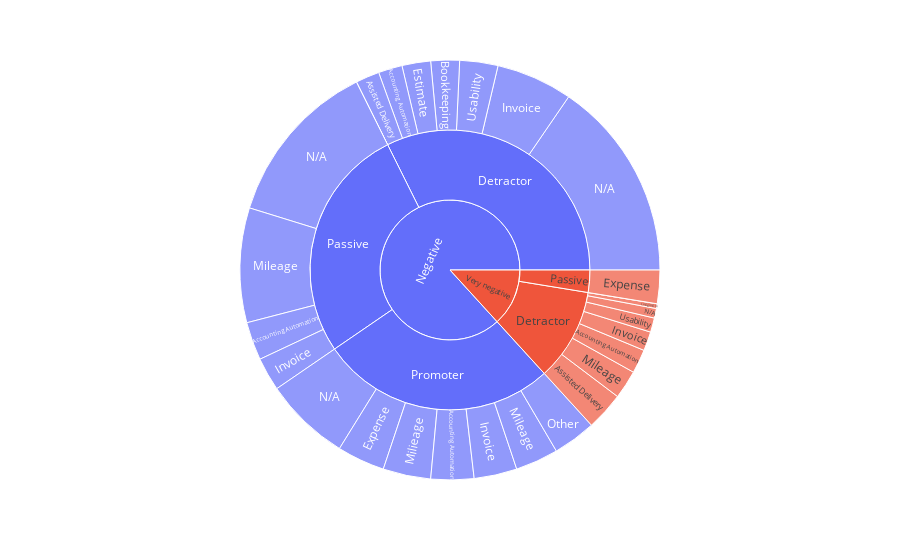

Notebook code cell kept with this figure:
### Code cell
import plotly.express as px
import pandas as pd
prs = ["Detractor","Detractor","Detractor","Passive","Passive","Detractor","Passive","Promoter","Detractor","Detractor","Passive","Detractor","Detractor","Detractor","Detractor","Detractor","Passive","Promoter","Detractor","Detractor","Detractor","Passive","Detractor","Detractor","Detractor","Promoter","Promoter","Passive","Detractor","Detractor","Detractor","Promoter","Passive","Detractor","Detractor","Promoter","Promoter","Detractor","Detractor","Passive","Promoter","Detractor","Detractor","Passive","Detractor","Detractor","Detractor","Detractor","Detractor","Detractor","Passive","Detractor","Detractor","Detractor","Detractor","Detractor","Detractor","Detractor","Detractor","Detractor","Detractor","Detractor"]
topics = ["N/A","Subscription","Subscription","Mileage","N/A","N/A","Accounting Automation","Other","Invoice","Invoice","N/A","N/A","N/A","N/A","Usability","N/A","Mileage","Invoice","N/A","N/A","Accounting Automation","Invoice","Accounting Automation","Accounting Automation","Accounting Automation","Expense","Mileage","Mileage","N/A","Estimate","Estimate","N/A","N/A","Bookkeeping","N/A","Accounting Automation","N/A","Invoice","Assisted Delivery","N/A","Milieage","Logging In","N/A","N/A","Usability","N/A","N/A","Logging In","Usability","N/A","Expense","Accounting Automation","Assisted Delivery","Invoice","N/A","Mileage","Accounting Automation","Assisted Delivery","Subscription","N/A","Mileage","Invoice"]
sentiment = ["Negative","Negative","Negative","Negative","Negative","Negative","Negative","Negative","Negative","Negative","Negative","Negative","Negative","Negative","Negative","Negative","Negative","Negative","Negative","Negative","Negative","Negative","Negative","Negative","Negative","Negative","Negative","Negative","Negative","Negative","Negative","Negative","Negative","Negative","Negative","Negative","Negative","Negative","Negative","Negative","Negative","Negative","Negative","Negative","Negative","Negative","Negative","Very negative","Very negative","Very negative","Very negative","Very negative","Very negative","Very negative","Very negative","Very negative","Very negative","Very negative","Very negative","Very negative","Very negative","Very negative"]
score = [5,0,0,8,7,3,8,9,5,5,7,6,5,1,5,0,8,9,4,5,0,7,0,0,5,10,9,8,6,3,3,9,7,6,0,9,9,6,5,7,10,0,1,7,3,2,4,1,3,2,7,0,2,2,0,3,5,6,0,0,3,2]
df = pd.DataFrame(
    dict(prs=prs, topics=topics, sentiment=sentiment, score=score)
)
print(df)
fig = px.sunburst(df, path=['sentiment', 'prs', 'topics'], values='score')
fig.show()

### Figure 1 — Plotly figure (JSON) as saved in the notebook; plotly's stock layout.template omitted (floating-point values rounded to 4 significant figures)
{"data": [{"branchvalues": "total", "domain": {"x": [0, 1], "y": [0, 1]}, "hovertemplate": "labels=%{label}<br>score=%{value}<br>parent=%{parent}<br>id=%{id}<extra></extra>", "ids": ["Negative/Detractor/Accounting Automation", "Very negative/Detractor/Accounting Automation", "Negative/Passive/Accounting Automation", "Negative/Promoter/Accounting Automation", "Negative/Detractor/Assisted Delivery", "Very negative/Detractor/Assisted Delivery", "Negative/Detractor/Bookkeeping", "Negative/Detractor/Estimate", "Very negative/Passive/Expense", "Negative/Promoter/Expense", "Negative/Detractor/Invoice", "Very negative/Detractor/Invoice", "Negative/Passive/Invoice", "Negative/Promoter/Invoice", "Negative/Detractor/Logging In", "Very negative/Detractor/Logging In", "Very negative/Detractor/Mileage", "Negative/Passive/Mileage", "Negative/Promoter/Mileage", "Negative/Promoter/Milieage", "Negative/Detractor/N/A", "Very negative/Detractor/N/A", "Negative/Passive/N/A", "Negative/Promoter/N/A", "Negative/Promoter/Other", "Negative/Detractor/Subscription", "Very negative/Detractor/Subscription", "Negative/Detractor/Usability", "Very negative/Detractor/Usability", "Negative/Detractor", "Very negative/Detractor", "Negative/Passive", "Very negative/Passive", "Negative/Promoter", "Negative", "Very negative"], "labels": ["Accounting Automation", "Accounting Automation", "Accounting Automation", "Accounting Automation", "Assisted Delivery", "Assisted Delivery", "Bookkeeping", "Estimate", "Expense", "Expense", "Invoice", "Invoice", "Invoice", "Invoice", "Logging In", "Logging In", "Mileage", "Mileage", "Mileage", "Milieage", "N/A", "N/A", "N/A", "N/A", "Other", "Subscription", "Subscription", "Usability", "Usability", "Detractor", "Detractor", "Passive", "Passive", "Promoter", "Negative", "Very negative"], "level": "44c748", "name": "", "parents": ["Negative/Detractor", "Very negative/Detractor", "Negative/Passive", "Negative/Promoter", "Negative/Detractor", "Very negative/Detractor", "Negative/Detractor", "Negative/Detractor", "Very negative/Passive", "Negative/Promoter", "Negative/Detractor", "Very negative/Detractor", "Negative/Passive", "Negative/Promoter", "Negative/Detractor", "Very negative/Detractor", "Very negative/Detractor", "Negative/Passive", "Negative/Promoter", "Negative/Promoter", "Negative/Detractor", "Very negative/Detractor", "Negative/Passive", "Negative/Promoter", "Negative/Promoter", "Negative/Detractor", "Very negative/Detractor", "Negative/Detractor", "Very negative/Detractor", "Negative", "Very negative", "Negative", "Very negative", "Negative", "", ""], "type": "sunburst", "values": [5, 5, 8, 9, 5, 8, 6, 6, 7, 10, 16, 4, 7, 9, 0, 1, 6, 24, 9, 10, 42, 2, 35, 18, 9, 0, 0, 8, 3, 88, 29, 74, 7, 74, 236, 36]}], "layout": {"autosize": true, "legend": {"tracegroupgap": 0}, "margin": {"t": 60}}}
